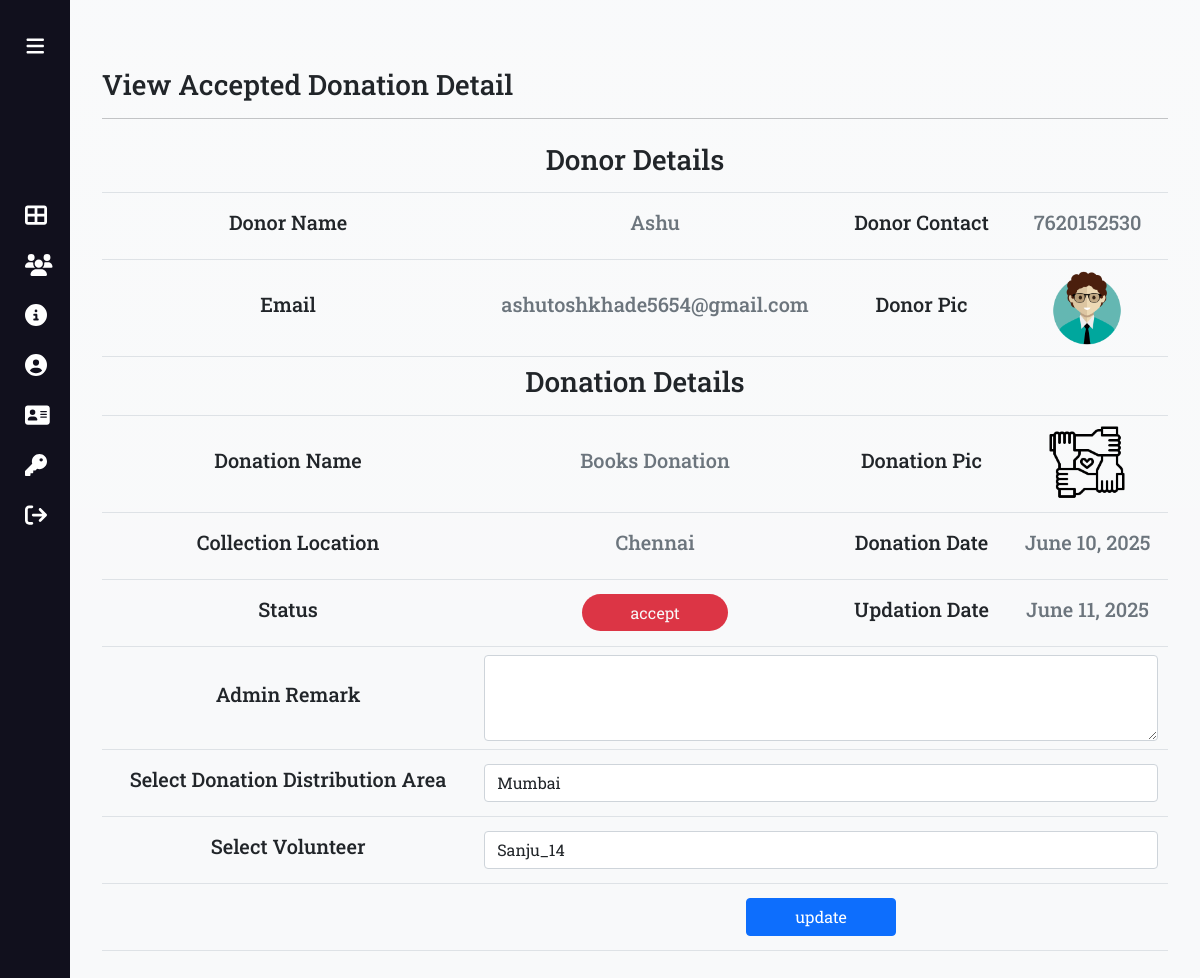
The app's page /accepted-donationdetail/5 with its own data.
### donation_volunteer_sys/models.py (models this page shows, shortened)
class Donation(models.Model):
    donor = models.ForeignKey(Donor, on_delete=models.CASCADE)
    donationname = models.CharField(choices=DONATION_CHOICES, max_length=200, null=True)
    donationpic = models.ImageField(upload_to='donation', null=True, blank=True)
    collectionloc = models.CharField(max_length=200, null=True)
    description = models.CharField(max_length=300, null=True)
    status = models.CharField(max_length=300, null=True)
    donationdate = models.DateField(null=True)
    adminremark = models.CharField(max_length=300, null=True)
    volunteer = models.ForeignKey(Volunteer, on_delete=models.CASCADE, null=True)
    donationarea = models.ForeignKey(DonationArea, on_delete=models.CASCADE, null=True)
    volunteerremark = models.CharField(max_length=300, null=True)
    updationdate = models.DateField(null=True)

class Donor(models.Model):
    user = models.ForeignKey(User, on_delete=models.CASCADE)
    contact = models.CharField(max_length=300, null=True)
    address = models.CharField(max_length=120, null=True)
    userpic = models.ImageField(upload_to='donor', null=True, blank=True)
    regdate = models.DateTimeField(auto_now_add=True)

### donation_volunteer_sys/views.py (the view, shortened to what this page needs)
class accepted_donationdetail(View):
    def get(self, request, pid):
        donation = Donation.objects.get(id=pid)
        donationarea = DonationArea.objects.all()
        volunteer = Volunteer.objects.filter(status='accept')
        return render(request, "accepted-donationdetail.html", locals())

### donation_volunteer_sys/models.py (called while the page is built)
    def __str__(self):
        return self.user.username  # returns string

### donation_volunteer_sys/templates/accepted-donationdetail.html (shortened to what this page needs)
{% extends 'base-db-admin.html' %} {% load static %} {% block main %}
<div class="container mt-5 vh-100 table-responsive">
  <h3>View Accepted Donation Detail</h3>
  <hr />
  <table id="mytable" class="table data">
    <tbody>
      <tr class="align-middle text-center">
        <th colspan="4"><h3>Donor Details</h3></th>
      </tr>
      <tr class="align-middle text-center">
        <td><h5>Donor Name</h5></td>
        <td><h5 class="text-secondary"> {{donation.donor.user.first_name}} {{donation.user.last_name}}</h5></td>
        <td><h5>Donor Contact</h5></td>
        <td><h5 class="text-secondary">{{donation.donor.contact}}</h5></td>
      </tr>
      <tr class="align-middle text-center">
        <td><h5>Email</h5></td>
        <td><h5 class="text-secondary">{{donation.donor.user.email}}</h5></td>
        <td><h5>Donor Pic</h5></td>
        <td>
          <img
            src="{{donation.donor.userpic.url}}"
            width="80"
            height="80"
          />
        </td>
      </tr>
      <tr class="align-middle text-center">
        <th colspan="4"><h3>Donation Details</h3></th>
      </tr>
      <tr class="align-middle text-center">
        <td><h5>Donation Name</h5></td>
        <td><h5 class="text-secondary">{{donation.donationname}}</h5></td>
        <td><h5>Donation Pic</h5></td>
        <td>
          <img
            src="{{donation.donationpic.url}}"
            width="80"
            height="80"
          />
        </td>
      </tr>
      <tr class="align-middle text-center">
        <td><h5>Collection Location</h5></td>
        <td><h5 class="text-secondary">{{donation.collectionloc}}</h5></td>
        <td><h5>Donation Date</h5></td>
        <td><h5 class="text-secondary">{{donation.donationdate}}</h5></td>
      </tr>
      <tr class="align-middle text-center">
        <td><h5>Status</h5></td>
        <td>
          <span
            class="text-center bg-danger font-weight-bold text-light text-light py-2 rounded-pill px-5">{{donation.status}}</span
          >
        </td>
        <td><h5>Updation Date</h5></td>
        <td><h5 class="text-secondary">{{donation.updationdate}}</h5></td>
      </tr>
      {% if donation.status == 'accept' %}
      <form method="POST">
      <tr class="align-middle text-center">
        <td><h5>Admin Remark</h5></td>
        <td colspan="3">
          <textarea
            class="form-control"
            name="adminremark"
            id="exampleFormControlTextarea1"
            rows="3"
          ></textarea>
        </td>
      </tr>
      <tr class="align-middle text-center">
        <td><h5>Select Donation Distribution Area</h5></td>
        <td colspan="3">
          <select class="form-control" name="donationareaid" required>
            {% for area in donationarea %}
            <option value="{{area.id}}">{{area.areaname}}</option>
            {% endfor %}
          </select>
        </td>
      </tr>
      <tr class="align-middle text-center">
        <td><h5>Select Volunteer</h5></td>
        <td colspan="3">
          <select class="form-control" name="volunteerid" required>
            {% for vol in volunteer  %}
            <option value="{{vol.id}}">{{vol}}</option>
            {% endfor %}
          </select>
        </td>
      </tr>
      <tr class="align-middle text-center">
        <td></td>
        <td colspan="3">
          <input type="submit" value="update" class="btn btn-primary px-5">
        </td>
      </tr>
      </form>
      {% endif %}
    </tbody>
  </table>
</div>
{% endblock main %}

### donation_volunteer_sys/static/css/style-admin.css (style rules this page uses)
* { margin:0; padding:0; box-sizing: border-box; }
body { position: relative; min-height: 100vh; width: 100%; overflow: hidden; }
.table tr td { height: 50px; }

### records on screen
Donation: donor.user.first_name "Ashu", donor.contact "7620152530", donor.user.email "ashutoshkhade5654@gmail.com", donor.userpic (picture), donationname "Books Donation", donationpic (picture), collectionloc "Chennai", donationdate "June 10, 2025", status "accept", updationdate "June 11, 2025"

### other values on screen
form field donationareaid "Mumbai"
form field volunteerid "Sanju_14"
